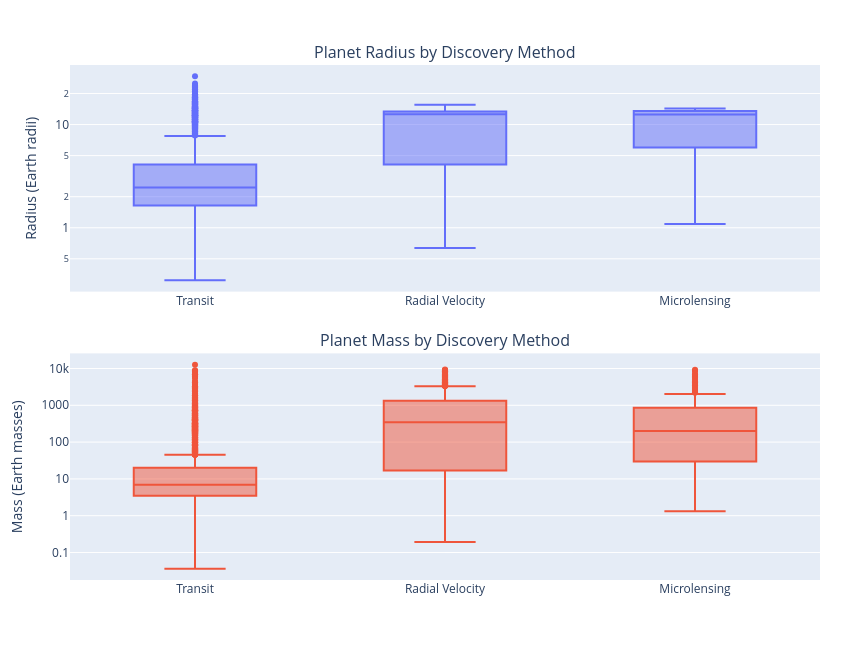

Notebook code for this chart:
### Markdown cell above
Most planets were discovered by Transit (measuring difference in luminosity of a star when planet passes in front of star). Followed by radial velocity ( measuring shifts in a star's light caused by the gravitational pull of an orbiting planet), and Microlensing (planet's its gravity acts as a natural lens that bends and magnifies the light of a more distant background star as it passes in front of it)

### Code cell
# Mass and Radius distributions by discovery method

# Filter the discovery methods that had found more than 100 exoplanets.
topmethods = df_methods[df_methods > 100].index
df_topmethods = df[df["discoverymethod"].isin(topmethods)].copy()

from plotly.subplots import make_subplots
import plotly.graph_objects as go

fig = make_subplots(
    rows=2,
    cols=1,
    vertical_spacing=0.12,
    subplot_titles=(
        "Planet Radius by Discovery Method",
        "Planet Mass by Discovery Method"
    )
)

# First plot: Radius
fig.add_trace(
    go.Box(
        x=df_topmethods["discoverymethod"],
        y=df_topmethods["pl_rade"],
        name="Radius (Earth radii)",
        boxpoints="outliers"
    ),
    row=1,
    col=1
)

# Second plot: Mass
fig.add_trace(
    go.Box(
        x=df_topmethods["discoverymethod"],
        y=df_topmethods["pl_bmasse"],
        name="Mass (Earth masses)",
        boxpoints="outliers"
    ),
    row=2,
    col=1
)

fig.update_yaxes(type="log", title_text="Radius (Earth radii)", row=1, col=1)
fig.update_yaxes(type="log", title_text="Mass (Earth masses)", row=2, col=1)

fig.update_layout(
    height=650,
    width=850,
    showlegend=False,
    margin=dict(l=70, r=30, t=65, b=70)
)

fig.write_image("../figures/radius_and_mass_by_method.pdf")
fig.show()



print( "Statistics by radius")
print(
    df_topmethods.groupby("discoverymethod")["pl_rade"]
    .agg(["count", "median", "mean", "std"])
    .sort_values("median")
)
print( "Statistics by Mass")
print(
    df_topmethods.groupby("discoverymethod")["pl_bmasse"]
    .agg(["count", "median", "mean", "std"])
    .sort_values("median")
)

### Figure 1 — Plotly figure (JSON) as saved in the notebook; plotly's stock layout.template omitted (floating-point values rounded to 4 significant figures; data arrays with more than 128 entries replaced by an {"elided": "..."} marker saying what was removed)
{"data": [{"boxpoints": "outliers", "name": "Radius (Earth radii)", "type": "box", "x": {"elided": "6298 str values"}, "xaxis": "x", "y": {"elided": "6298 float values"}, "yaxis": "y"}, {"boxpoints": "outliers", "name": "Mass (Earth masses)", "type": "box", "x": {"elided": "6298 str values"}, "xaxis": "x2", "y": {"elided": "6298 float values"}, "yaxis": "y2"}], "layout": {"annotations": [{"font": {"size": 16}, "showarrow": false, "text": "Planet Radius by Discovery Method", "x": 0.5, "xanchor": "center", "xref": "paper", "y": 1, "yanchor": "bottom", "yref": "paper"}, {"font": {"size": 16}, "showarrow": false, "text": "Planet Mass by Discovery Method", "x": 0.5, "xanchor": "center", "xref": "paper", "y": 0.44, "yanchor": "bottom", "yref": "paper"}], "height": 650, "margin": {"b": 70, "l": 70, "r": 30, "t": 65}, "showlegend": false, "width": 850, "xaxis": {"anchor": "y", "domain": [0, 1]}, "xaxis2": {"anchor": "y2", "domain": [0, 1]}, "yaxis": {"anchor": "x", "domain": [0.56, 1], "title": {"text": "Radius (Earth radii)"}, "type": "log"}, "yaxis2": {"anchor": "x2", "domain": [0, 0.44], "title": {"text": "Mass (Earth masses)"}, "type": "log"}}}
